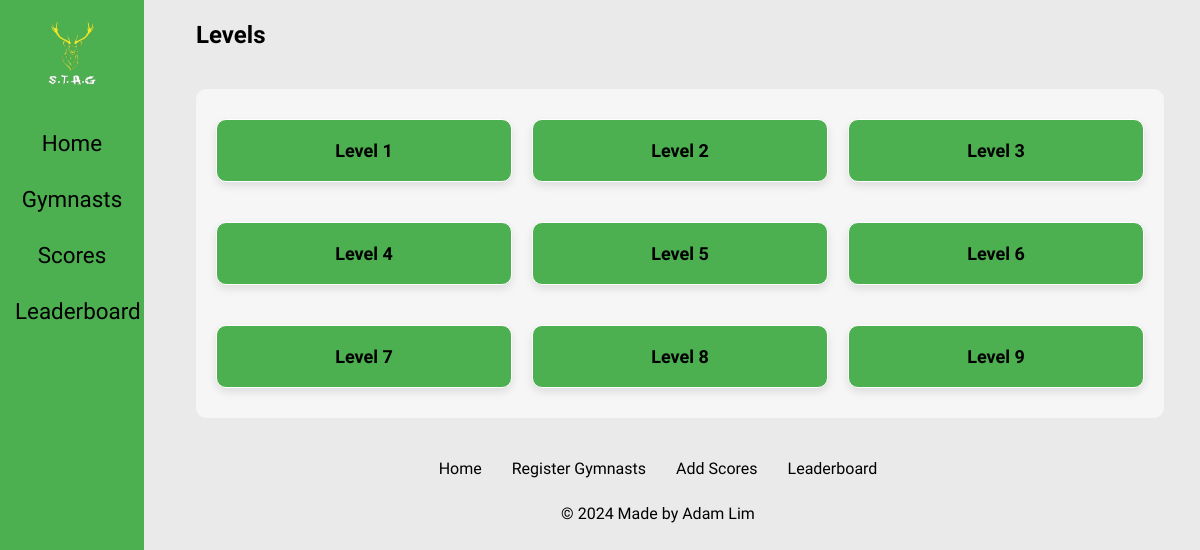
Page /scoredata on the earlier database version.
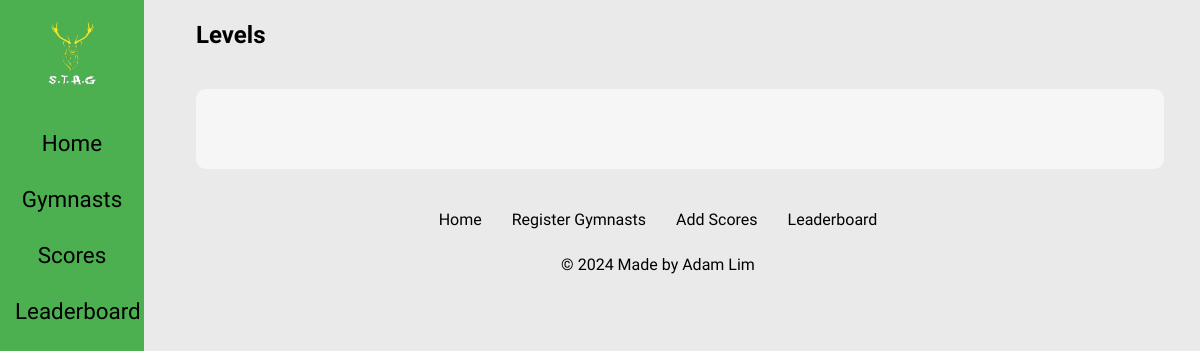
Same page on the later database version.
### tables this page shows
CREATE TABLE gymnast (gymnast_id INTEGER PRIMARY KEY, gymnast_name TEXT, level INTEGER);

### routes.py (the view)
@app.route("/scoredata")
def scoredata():
    result = db_query("SELECT * FROM "
                      "(SELECT gymnast.*, ROW_NUMBER() OVER "
                      "(PARTITION BY gymnast.level "
                      "ORDER BY gymnast.gymnast_id) "
                      "AS num FROM gymnast "
                      "JOIN score ON gymnast.gymnast_id = score.gymnast_id) "
                      "AS ranked_gymnasts "
                      "WHERE num = 1 ORDER BY level", single=False)
    return render_template("scoredata.html", result=result)

### routes.py (called while the page is built)
def db_query(query_string, params=(), single=True, commit=False):
    with sqlite3.connect("database.db", timeout=5) as conn:
        cur = conn.cursor()
        cur.execute(query_string, params)
        if single:
            result = cur.fetchone()
        else:
            result = cur.fetchall()
        if commit:
            conn.commit()
        return result

### templates/scoredata.html
{% extends 'layout.html' %}
{% block content %}
<div class="content">
    <h2>Levels</h2>
    <div id="codelinks">
        {% for level in result %}
        <a id="leadlink" href="/scorelead/{{level[2]}}">Level {{ level[2] }}</a>
        {% endfor %}
    </div>
</div>
{% endblock %}

### templates/layout.html (shortened to what this page needs)
<!DOCTYPE html>
<html>
<head>
    <link rel="stylesheet" href="/static/style.css" />
</head>
<body>
    <div>
        <nav>{% include 'nav.html' %}</nav>
        <main>{% block content%}{% endblock %}</main>
        <footer>{% include 'footer.html' %}</footer>
    </div>
</body>
</html>

### templates/nav.html
<ul>
    <li id="image"><a href="/"><img src="/static/images/Logo.png" width="70%" height="170%" alt="logo"></a></li>
    <li><a href="/">Home</a></li>
    <li><a href="/addgymnast">Gymnasts</a></li>
    <li><a href="/addscores">Scores</a></li>
    <li><a href="/scoredata">Leaderboard</a></li>
</ul>

### templates/footer.html
<div class="footer">
    <div class="footer-links">
        <a href="/">Home</a>
        <a href="/addgymnast">Register Gymnasts</a>
        <a href="/addscores">Add Scores</a>
        <a href="/scoredata">Leaderboard</a>
    </div>
    <p>&copy; 2024 Made by Adam Lim</p>
</div>

### static/style.css (style rules this page uses)
body, html { height: 100%; margin: 0; background-color: #eaeaea; display: grid; grid-template-rows: auto 1fr; font-family: lexend, sans-serif; }
.content { margin-left: 15%; margin-right: 5%; padding: 1px 16px; font-weight: 300; color: #000000; display: grid; }
ul { margin: 0; padding: 0; background-color: #4CAF50; width: 12%; height: 100%; position: fixed; left: 0; top: 0; display: flex; flex-direction: column; align-items: center; list-style-type: none; }
li { width: 100%; transition: background-color 0.3s ease; }
li a { font-size: 140%; display: block; color: #000000; padding: 15px; text-decoration: none; width: 100%; text-align: center; box-sizing: border-box; }
#codelinks { display: grid; grid-template-columns: repeat(3, 1fr); grid-template-rows: repeat(3, 1fr); gap: 20px; padding: 20px; background-color: #f6f6f6; border-radius: 10px; justify-items: center; align-items: center; margin: 20px 0; width: 100%; }
.footer { width: 80%; margin: 0 14%; padding: 10px; text-align: center; color: #000000; display: grid; justify-content: center; }
.footer-links { display: flex; gap: 10px; }
.footer-links a { text-decoration: none; color: #000000; padding: 10px; }

Differences in the rows shown:
removed gymnast: level "1"
removed gymnast: level "2"
removed gymnast: level "3"
removed gymnast: level "4"
removed gymnast: level "5"
removed gymnast: level "6"
removed gymnast: level "7"
removed gymnast: level "8"
removed gymnast: level "9"
